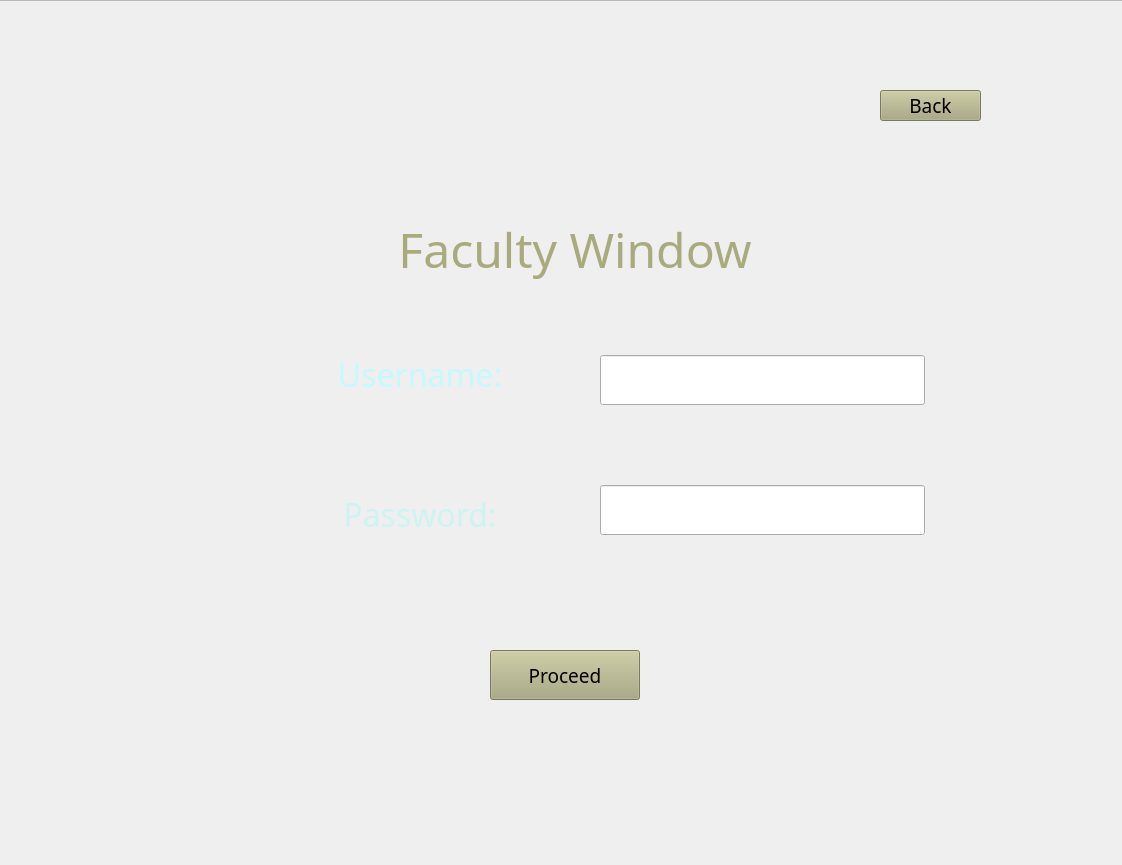
<?xml version="1.0" encoding="UTF-8"?>
<ui version="4.0">
 <class>MainWindow</class>
 <widget class="QMainWindow" name="MainWindow">
  <property name="geometry">
   <rect>
    <x>0</x>
    <y>0</y>
    <width>1122</width>
    <height>865</height>
   </rect>
  </property>
  <property name="minimumSize">
   <size>
    <width>1122</width>
    <height>865</height>
   </size>
  </property>
  <property name="maximumSize">
   <size>
    <width>1122</width>
    <height>865</height>
   </size>
  </property>
  <property name="windowTitle">
   <string>FacultyWindow</string>
  </property>
  <widget class="QWidget" name="centralwidget">
   <widget class="QLineEdit" name="usernameLE">
    <property name="geometry">
     <rect>
      <x>600</x>
      <y>355</y>
      <width>325</width>
      <height>50</height>
     </rect>
    </property>
    <property name="styleSheet">
     <string notr="true"/>
    </property>
   </widget>
   <widget class="QLineEdit" name="passwordLE">
    <property name="geometry">
     <rect>
      <x>600</x>
      <y>485</y>
      <width>325</width>
      <height>50</height>
     </rect>
    </property>
   </widget>
   <widget class="QPushButton" name="proceedFW">
    <property name="geometry">
     <rect>
      <x>490</x>
      <y>650</y>
      <width>150</width>
      <height>50</height>
     </rect>
    </property>
    <property name="font">
     <font>
      <family>Leelawadee</family>
      <pointsize>14</pointsize>
      <weight>50</weight>
      <bold>false</bold>
     </font>
    </property>
    <property name="styleSheet">
     <string notr="true">background-color:rgb(170, 170, 127)</string>
    </property>
    <property name="text">
     <string>Proceed</string>
    </property>
   </widget>
   <widget class="QFrame" name="frame">
    <property name="geometry">
     <rect>
      <x>-220</x>
      <y>0</y>
      <width>1401</width>
      <height>871</height>
     </rect>
    </property>
    <property name="styleSheet">
     <string notr="true">border-image:url(:/back/BACKGROUND.png) 0 0 0 0 stretch stretch</string>
    </property>
    <property name="frameShape">
     <enum>QFrame::StyledPanel</enum>
    </property>
    <property name="frameShadow">
     <enum>QFrame::Raised</enum>
    </property>
    <widget class="QLabel" name="label">
     <property name="geometry">
      <rect>
       <x>570</x>
       <y>210</y>
       <width>450</width>
       <height>80</height>
      </rect>
     </property>
     <property name="font">
      <font>
       <family>Leelawadee</family>
       <pointsize>36</pointsize>
      </font>
     </property>
     <property name="text">
      <string>&lt;html&gt;&lt;head/&gt;&lt;body&gt;&lt;p align=&quot;center&quot;&gt;&lt;span style=&quot; color:#aaaa7f;&quot;&gt;Faculty Window&lt;/span&gt;&lt;/p&gt;&lt;/body&gt;&lt;/html&gt;</string>
     </property>
    </widget>
    <widget class="QLabel" name="usernameLabel">
     <property name="geometry">
      <rect>
       <x>530</x>
       <y>340</y>
       <width>220</width>
       <height>70</height>
      </rect>
     </property>
     <property name="font">
      <font>
       <family>Leelawadee</family>
       <pointsize>18</pointsize>
       <weight>50</weight>
       <bold>false</bold>
      </font>
     </property>
     <property name="text">
      <string>&lt;html&gt;&lt;head/&gt;&lt;body&gt;&lt;p align=&quot;center&quot;&gt;&lt;span style=&quot; font-size:24pt; color:#c6f9fd;&quot;&gt;Username:&lt;/span&gt;&lt;/p&gt;&lt;/body&gt;&lt;/html&gt;</string>
     </property>
    </widget>
    <widget class="QLabel" name="passwordLabel_2">
     <property name="geometry">
      <rect>
       <x>530</x>
       <y>480</y>
       <width>220</width>
       <height>70</height>
      </rect>
     </property>
     <property name="font">
      <font>
       <family>Leelawadee</family>
       <pointsize>18</pointsize>
       <weight>50</weight>
       <bold>false</bold>
      </font>
     </property>
     <property name="text">
      <string>&lt;html&gt;&lt;head/&gt;&lt;body&gt;&lt;p align=&quot;center&quot;&gt;&lt;span style=&quot; font-size:24pt; color:#cdf4f2;&quot;&gt;Password:&lt;/span&gt;&lt;/p&gt;&lt;/body&gt;&lt;/html&gt;</string>
     </property>
    </widget>
    <widget class="QPushButton" name="back_fw">
     <property name="geometry">
      <rect>
       <x>1100</x>
       <y>90</y>
       <width>101</width>
       <height>31</height>
      </rect>
     </property>
     <property name="baseSize">
      <size>
       <width>1</width>
       <height>0</height>
      </size>
     </property>
     <property name="font">
      <font>
       <family>Leelawadee</family>
       <pointsize>14</pointsize>
       <weight>50</weight>
       <bold>false</bold>
      </font>
     </property>
     <property name="styleSheet">
      <string notr="true">background-color:rgb(170, 170, 127)</string>
     </property>
     <property name="text">
      <string>Back</string>
     </property>
    </widget>
   </widget>
   <zorder>frame</zorder>
   <zorder>usernameLE</zorder>
   <zorder>passwordLE</zorder>
   <zorder>proceedFW</zorder>
  </widget>
 </widget>
 <resources/>
 <connections/>
</ui>
